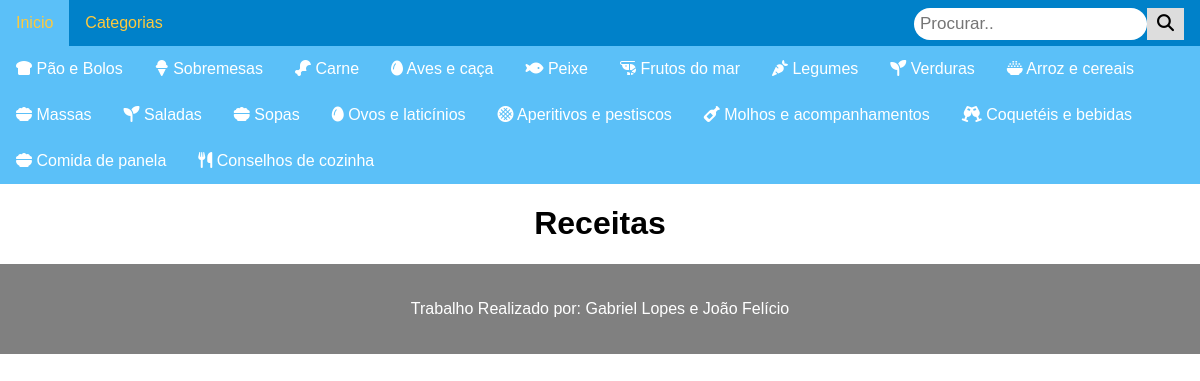
The app's page /main_Receitas.php with its own data.
### tables this page shows
CREATE TABLE IF NOT EXISTS `categorias` (
    `id_categoria` INT(2) NOT NULL,
    `categoria` varchar(30) NOT NULL,
    `fa_categoria` varchar(50) not null,
    PRIMARY KEY (`id_categoria`)
);

### model.php (called while the page is built, shortened)
<?php
  function estabelerConexao()
{
    $hostname = "localhost";
    $databasename = "site receitas";
    $username = "root";
    $password = "";
    try {
        $conexao = new PDO("mysql:host=$hostname;dbname=$databasename;charset=utf8mb4",
                       $username, $password);
    }
    catch (\PDOException $e) {
        echo $e->getMessage();
    }
    return $conexao;
}
function getCategorias()
{
  $conexao = estabelerConexao();
  $stmt = $conexao->query('Select * From categorias');
  $categorias = $stmt->fetchAll(PDO::FETCH_ASSOC);
  return $categorias;
}
?>

### main_Receitas.php (the view, shortened to what this page needs)
<?php
  require ('model.php');
  $categorias = getCategorias();
?>
<!DOCTYPE html>
<html lang="en">
<head>
    <link rel="stylesheet" href="receitas.css" >
    <link rel="stylesheet" href="https://cdnjs.cloudflare.com/ajax/libs/font-awesome/4.7.0/css/font-awesome.min.css">
</head>
<body>
<div class="navbar">
        <a href="main_Receitas.php">Inicio</a>
        <div class="dropdown">
          <button class="dropbtn">Categorias</button>
            </div>
            <div class="search-container">
            <form action="procurarReceita.php" method="get">
            <input type="text" placeholder="Procurar.." name="search">
            <button type="submit"><i class="fa fa-search"></i></button>
            </form>
            </div>
</div>
<div class="navbarCat">
<?php
      for($i=0 ; $i < count($categorias); $i++){
        echo '<a href="receitas.php?idCat='.$i.'&nameCat='.$categorias[$i]['categoria'].'">'.$categorias[$i]['fa_categoria'].' '.$categorias[$i]['categoria'].'</a>';
      }
    ?>
      </div>
<div class="receita">
  <h1>Receitas</h1>
</div>
<footer class="footer">
          <p>Trabalho Realizado por: Gabriel Lopes e João Felício</p>
      </footer>
</body>
</html>

### receitas.css (style rules this page uses)
body { margin: 0; font-family: sans-serif; }
.navbar { overflow: hidden; background-color: #0081C9; }
.navbar a { float: left; font-size: 16px; color: #FFC93C; text-align: center; padding: 14px 16px; text-decoration: none; }
.dropdown { float: left; overflow: hidden; }
.dropdown .dropbtn { font-size: 16px; border: none; outline: none; color: #FFC93C; padding: 14px 16px; background-color: inherit; font: inherit; margin: 0; }
.footer { background-color: grey; padding-top: 20px; padding-bottom: 20px; margin-top: 10px; text-align: center; bottom: 0px; color: white; width: 100%; }
.navbar .search-container { float: right; }
.navbar input[type=text] { padding: 6px; margin-top: 8px; font-size: 17px; border: none; }
.navbar .search-container button { float: right; padding: 6px 10px; margin-top: 8px; margin-right: 16px; background: #ddd; font-size: 17px; border: none; cursor: pointer; }
.navbar { justify-content: space-between; }
.navbar { align-self: center; }
.navbar form input { padding:0.5em 1em; border-radius: 1em; border-style: solid; border-width: 1px; font-size: 18px; }
.navbar form button { padding:0.5em 1em; font-size: 17px; }
h1 { text-align: center; }
.receita { text-align: center; }
a { text-decoration: none; }
.navbarCat { overflow: hidden; background-color: #5BC0F8; }
.navbarCat a { float: left; font-size: 16px; color: white; text-align: center; padding: 14px 16px; text-decoration: none; }

### records on screen
categorias: categoria "Pão e Bolos"
categorias: categoria "Sobremesas"
categorias: categoria "Carne"
categorias: categoria "Aves e caça"
categorias: categoria "Peixe"
categorias: categoria "Frutos do mar"
categorias: categoria "Legumes"
categorias: categoria "Verduras"
categorias: categoria "Arroz e cereais"
categorias: categoria "Massas"
categorias: categoria "Saladas"
categorias: categoria "Sopas"
categorias: categoria "Ovos e laticínios"
categorias: categoria "Aperitivos e pestiscos"
categorias: categoria "Molhos e acompanhamentos"
categorias: categoria "Coquetéis e bebidas"
categorias: categoria "Comida de panela"
categorias: categoria "Conselhos de cozinha"
